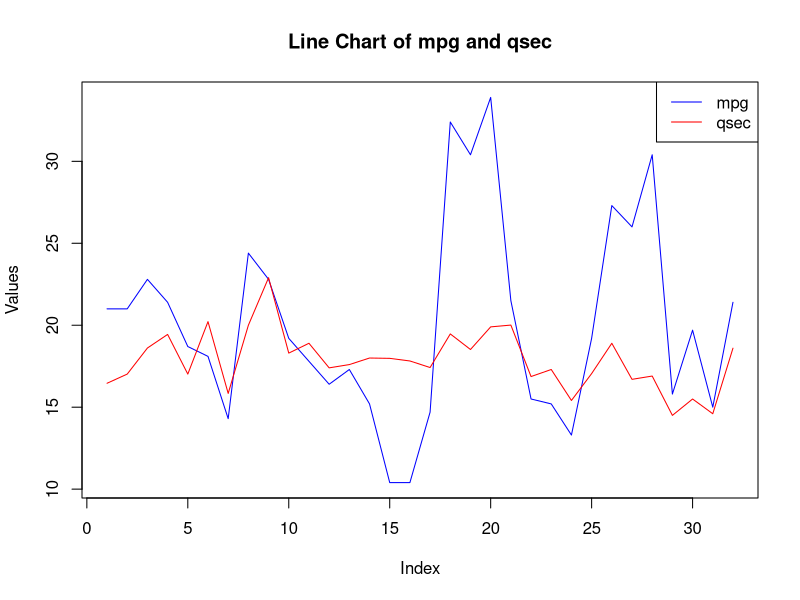

Recreate this plot in R.
data(mtcars)

plot(mtcars$mpg, type = "l", col = "blue", ylim = range(c(mtcars$mpg, mtcars$qsec)), 
     xlab = "Index", ylab = "Values", main = "Line Chart of mpg and qsec")
lines(mtcars$qsec, col = "red")
legend("topright", legend = c("mpg", "qsec"), col = c("blue", "red"), lty = 1)
